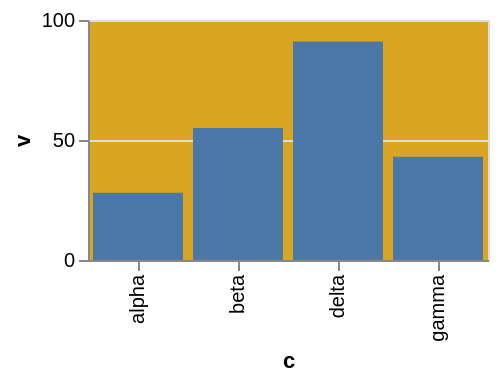

Vega-Lite specification stored for this chart:
### Vega-Lite specification from a JSON file in a GitHub repository (floating-point values rounded to 4 significant figures)
{"$schema": "https://vega.github.io/schema/vega-lite/v6.json", "width": 200, "height": 120, "data": {"values": [{"c": "alpha", "v": 28, "w": 3, "t": "2024-01-07"}, {"c": "beta", "v": 55, "w": 7, "t": "2024-03-19"}, {"c": "gamma", "v": 43, "w": 5, "t": "2024-06-02"}, {"c": "delta", "v": 91, "w": 9, "t": "2024-09-11"}]}, "mark": "bar", "encoding": {"x": {"field": "c", "type": "nominal"}, "y": {"field": "v", "type": "quantitative"}}, "config": {"view": {"fill": "goldenrod"}}}
